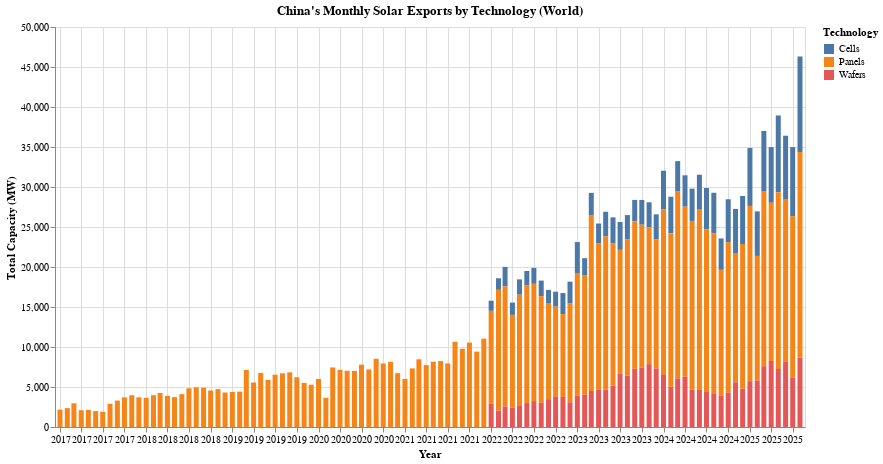

Notebook code cell kept with this figure:
### Code cell
import altair as alt

# 1. Load the data (same as your example)
df_world_details = china_solar_exports_monthly("world")

# 2. Create the stacked BAR chart
stacked_bar_chart = (
    alt.Chart(df_world_details)
    .mark_bar()  # <-- The only change is from mark_area()
    .encode(
        # X-axis: Time (Date)
        x=alt.X(
            "Date:T",
            title="Year",
            # We remove the tickCount to let Altair show monthly bars
            axis=alt.Axis(format="%Y") 
        ),
        
        # Y-axis: Total capacity, stacked to zero
        y=alt.Y(
            "Total Capacity (MW):Q", 
            title="Total Capacity (MW)", 
            stack="zero"  # Stacks the bars
        ),
        
        # Color: The different technology types
        color=alt.Color(
            "Commodity type:N", 
            title="Technology"
        ),
        
        # Tooltip: Show details on hover
        tooltip=[
            alt.Tooltip("Date:T", title="Date", format="%Y-%m"),
            alt.Tooltip("Commodity type:N", title="Technology"),
            alt.Tooltip("Total Capacity (MW):Q", title="Monthly Capacity (MW)", format=",")
        ]
    )
    .properties(
        title="China's Monthly Solar Exports by Technology (World)",
        width=750,
        height=400
    )
    .interactive()  # Allows zooming and panning
)

stacked_bar_chart

### Figure 1 — Vega-Lite specification as saved in the notebook (floating-point values rounded to 4 significant figures; data arrays with more than 128 entries replaced by an {"elided": "..."} marker saying what was removed)
{"config": {"view": {"continuousWidth": 300, "continuousHeight": 300}}, "data": {"name": "data-0e2a9a480f42149f75260f9bdf81fee1"}, "mark": {"type": "bar"}, "encoding": {"color": {"field": "Commodity type", "title": "Technology", "type": "nominal"}, "tooltip": [{"field": "Date", "format": "%Y-%m", "title": "Date", "type": "temporal"}, {"field": "Commodity type", "title": "Technology", "type": "nominal"}, {"field": "Total Capacity (MW)", "format": ",", "title": "Monthly Capacity (MW)", "type": "quantitative"}], "x": {"axis": {"format": "%Y"}, "field": "Date", "title": "Year", "type": "temporal"}, "y": {"field": "Total Capacity (MW)", "stack": "zero", "title": "Total Capacity (MW)", "type": "quantitative"}}, "height": 400, "params": [{"name": "param_4", "select": {"type": "interval", "encodings": ["x", "y"]}, "bind": "scales"}], "title": "China's Monthly Solar Exports by Technology (World)", "width": 750, "$schema": "https://vega.github.io/schema/vega-lite/v5.20.1.json", "datasets": {"data-0e2a9a480f42149f75260f9bdf81fee1": {"elided": "192 records"}}}
